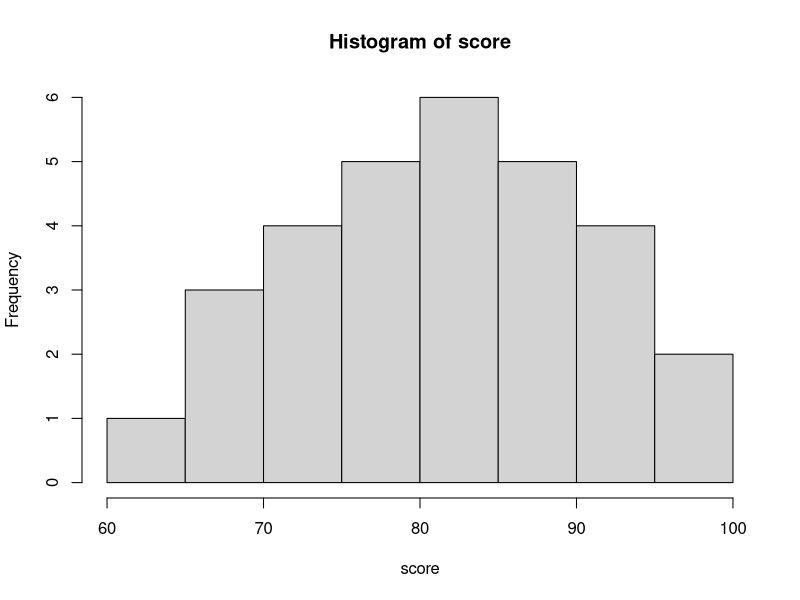
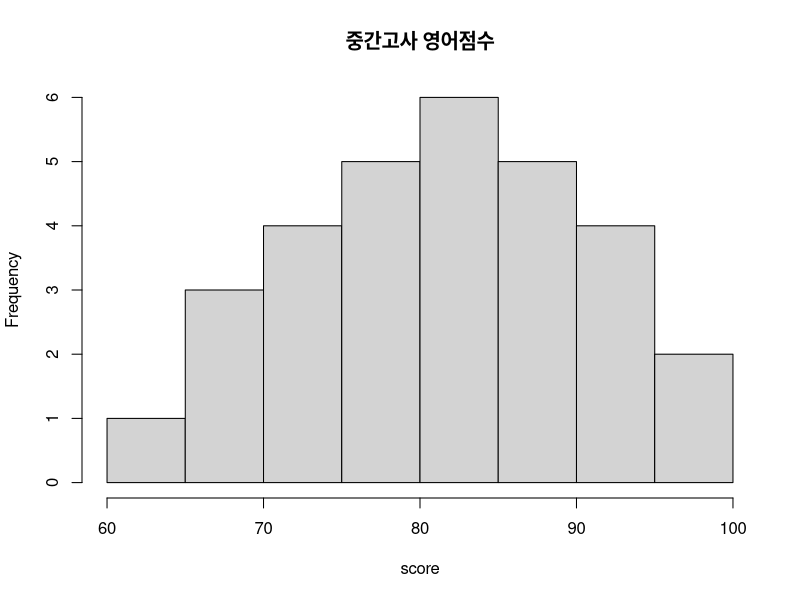
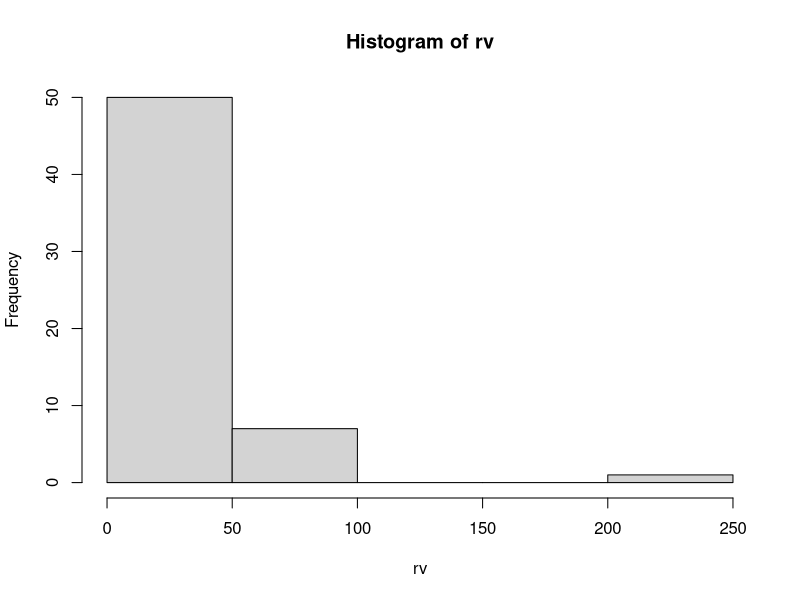
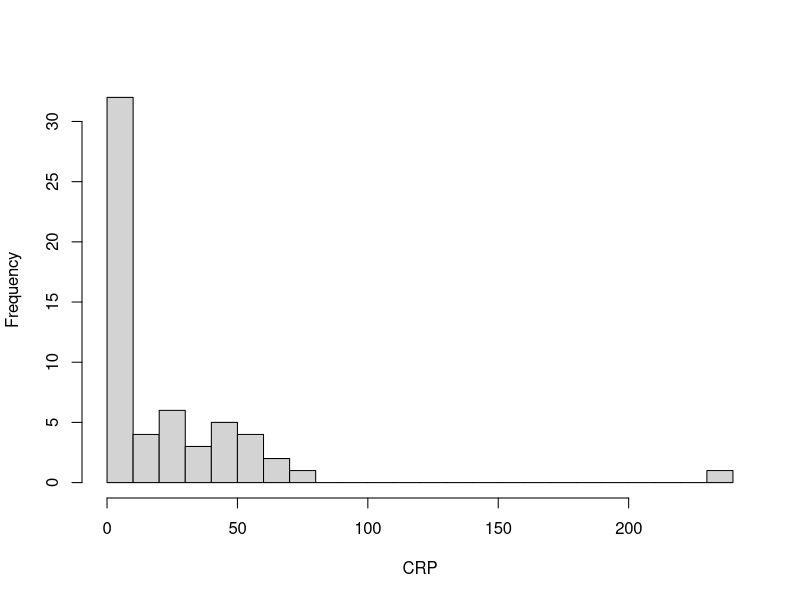
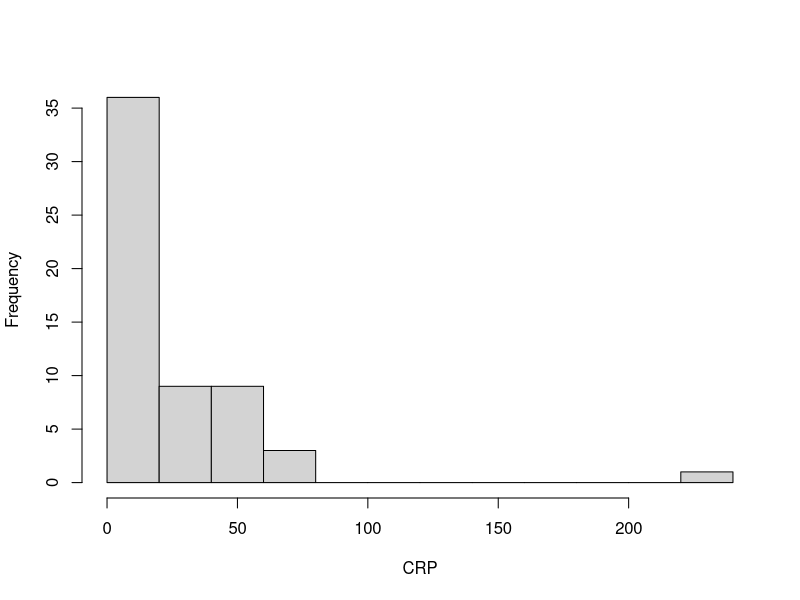
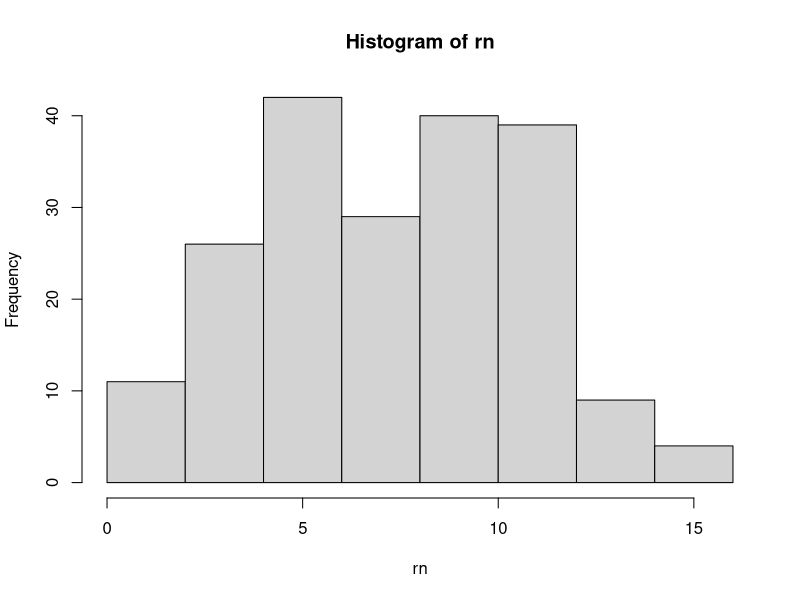
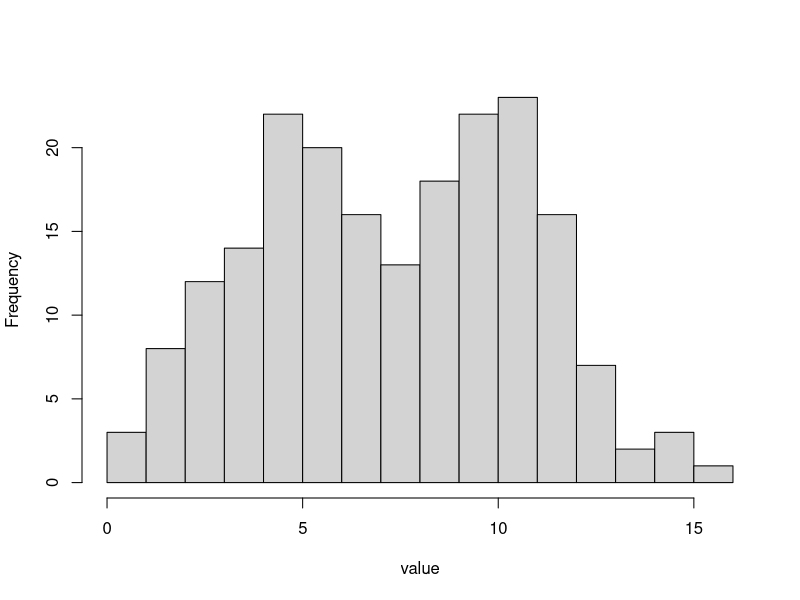
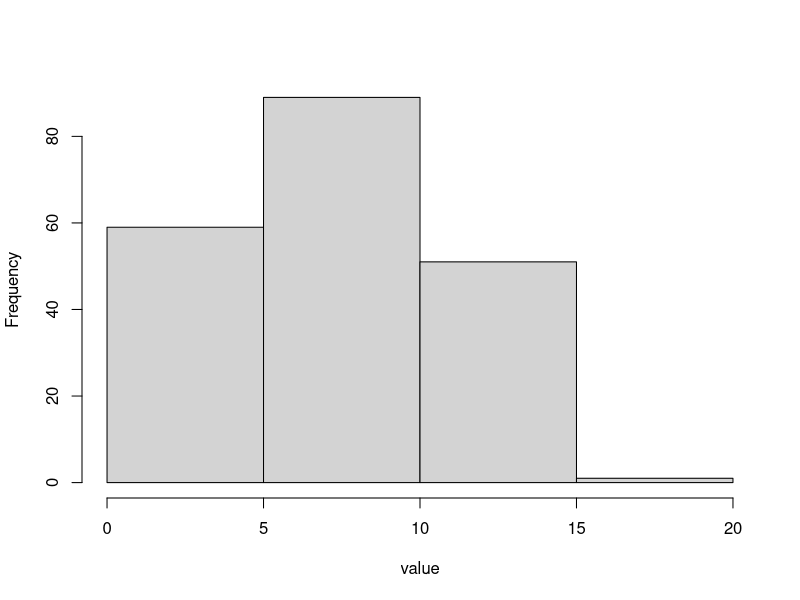

The R source for these figures, in order:
library(ggplot2)

setwd("D:\\knou\\Introduction_To_Statistics")

##################################################

##함수를 이용해서 히스토그램 그리기

#hist(x, breaks, main, xlab, ylab, xlim, ylim....)\
#x : 데이터벡터
#break : 계급에 대한 정보, 계급의 개수, 계급을 나누는 값들의 벡터
#main : 그래프의 제목
#xlab,ylab: 축의 제목
#xlim, ylim : 축의 범위 

#예제 2-6
score<-c(93, 83, 91, 68, 75, 87, 89, 96, 97, 67, 83, 81, 87, 80, 64,
         83, 88, 76, 91, 78, 72, 80, 69, 80, 84, 71, 91, 81, 88, 73)

hist(score)
hist(score, main = "중간고사 영어점수")

#예제 2-7

rv<-c(0.8, 0.8, 0.8, 0.9, 0.9, 0.9, 0.9, 0.9,
      
      1, 1, 1.8,
      2, 2.1, 2.3, 2.4, 2.8, 2.9,
      3, 3.2, 3.3, 3.5, 3.8, 3.8, 3.9,
      4, 4.2, 4.4, 4.5,
      5.1, 5.3, 5.3, 5.4,
      14, 17, 18, 19,
      21, 21, 23, 25, 27, 28, 32, 34, 36,
      41, 42, 44, 48, 49,
      51, 54, 59,60, 61, 62, 80,
      240)

hist(rv)
hist(rv, main = "", xlab="CRP", ylab = "Frequency", breaks = 20) #20계급
hist(rv, main = "", xlab="CRP", ylab = "Frequency", breaks = seq(0,240,20)) # 0 240까지 20계급을 나눠라


#예제 2-8
set.seed(2021)
rn<-c(rnorm(100, 5, 2), rnorm(100, 10, 2)) 
#rnorm(100, 5, 2) : 평균이 5, 표준편차가 2인 정규분포를 따르는 난수 생성
#rnorm(100, 10, 2) : 평균이 10, 표준표차가 2인 정규분포를 따르는 난수 
#할때마다 다른 난수가 발생 그래서 set.seed(2021)을 사용하면 동일한 난수 발생

hist(rn)
hist(rn, breaks = 20, main = "", xlab="value")
hist(rn, breaks = 5, main = "", xlab="value")

#예제 2-9
age<-c(57, 61, 47, 57, 48, 58, 57, 61, 54, 50, 68, 51)

##################################################

##상자 그림 그리기

#boxplot(x.....)
#x: 데이터 벡터값

#예제 2-15
age<-c(57, 61, 47, 57, 48, 58, 57, 61, 54, 50, 68, 51)
boxplot(age, ylab="Age")


#예제 2-16
member<-c(92, 107, 180, 90, 78, 91, 102, 88, 106, 125, 95, 102, 162)
boxplot(member, ylab="Number of board members")
#r이 판단하여 특이점 표기

##################################################

## x가 데이터 벡터일때
#평균 : mean(x)
#분산 : var(x)
#표준편차 : sd(x)
#중앙값 : median(x)
#다섯수치요약 : fivenum(x)
#사분위수 범위 : IQR(x)
#범위 : range(x)


#예제 2-15
member<-c(92, 107, 180, 90, 78, 91, 102, 88, 106, 125, 95, 102, 162)
mean(member)
var(member)
sd(member)
median(member)
fivenum(member)
IQR(member)
range(member)
hist(member, breaks = 10)

